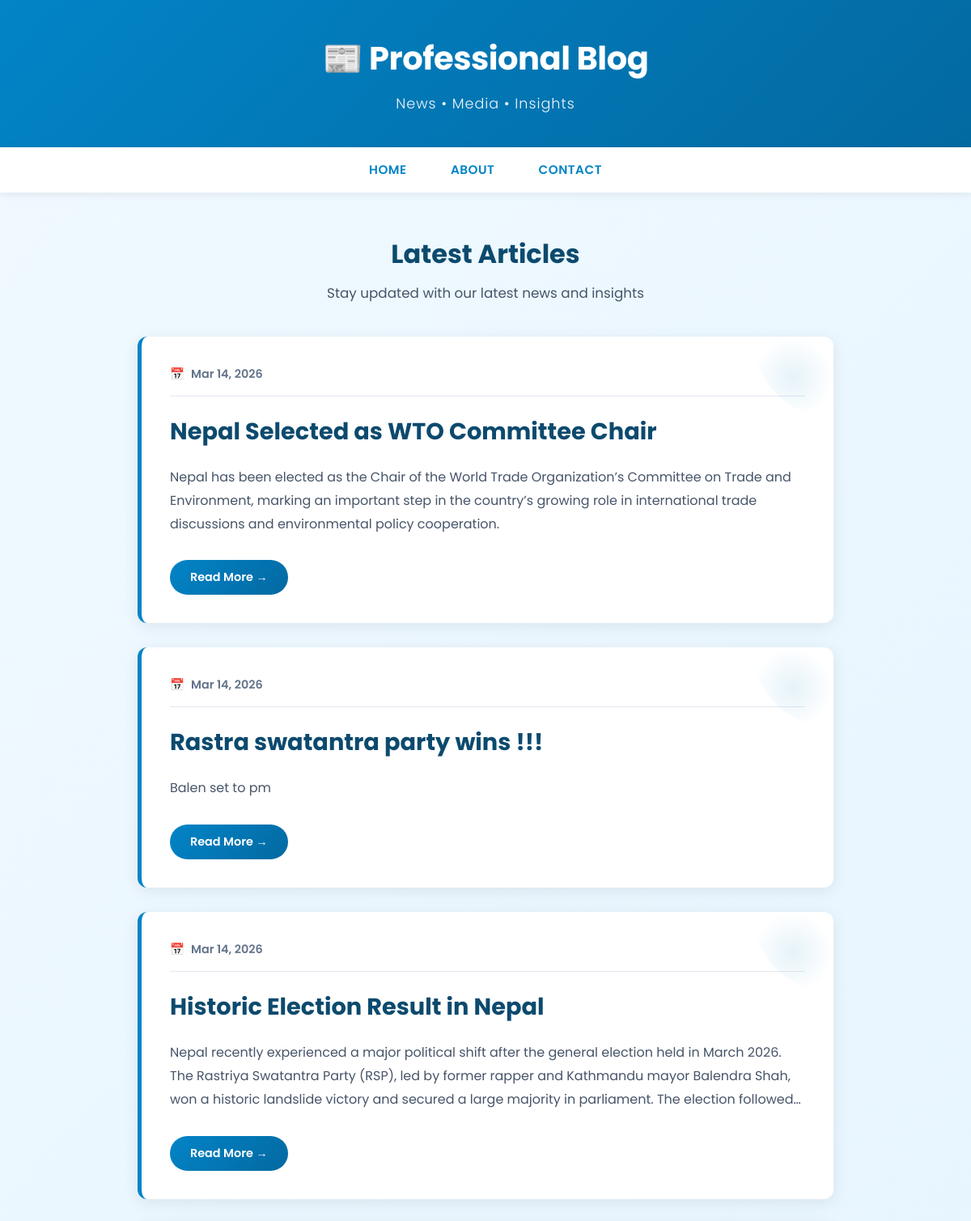
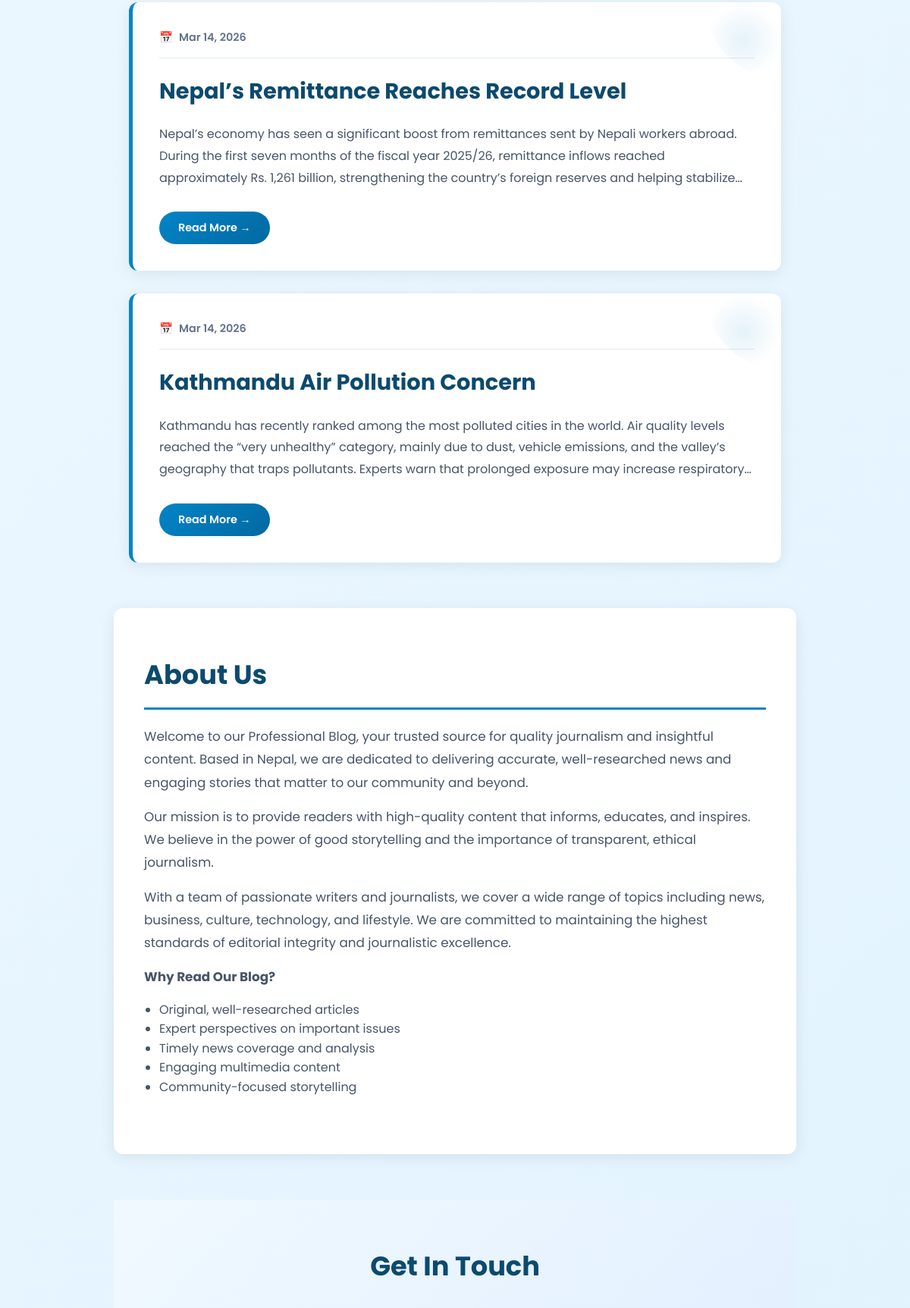
The page / (upper part) on the database its author committed (2 pictures, top to bottom).
### posts/models.py (models this page shows)
class Post(models.Model):
    title=models.CharField(max_length=100)
    body=models.CharField(max_length=1000000)
    created_at=models.DateTimeField(default=datetime.now, blank=True)

### posts/views.py (the view)
# urls.py: path('', views.Index, name='Index'),
def Index(request):
    posts=Post.objects.all()
    return render(request, 'Index.html', {'posts': posts})

### templates/Index.html (shortened to what this page needs)
<!DOCTYPE html>
<html lang="en">
<head>
</head>
<body>
<header>
    <h1>📰 Professional Blog</h1>
    <p>News • Media • Insights</p>
</header>
<nav>
    <a href="#home">Home</a>
    <a href="#about">About</a>
    <a href="#contact">Contact</a>
</nav>
<div class="container" id="home">
    <div class="posts-header">
        <h2>Latest Articles</h2>
        <p>Stay updated with our latest news and insights</p>
    </div>
    {% if posts %}
        {% for post in posts reversed %}
        <div class="post">
            <a class="post-link" href="/post/{{post.id}}/">
                <div class="post-meta">
                    <span class="post-date">{{ post.created_at|date:"M d, Y" }}</span>
                </div>
                <h2>{{ post.title }}</h2>
                <p class="post-excerpt">{{ post.body|truncatewords:50 }}</p>
                <span class="read-more">Read More →</span>
            </a>
        </div>
        {% endfor %}
    {% else %}
        <div class="no-posts">
            <h3>No Articles Yet</h3>
            <p>Check back soon for exciting news and updates!</p>
        </div>
    {% endif %}
</div>
<section id="about">
    <h2>About Us</h2>
    <p>Welcome to our Professional Blog, your trusted source for quality journalism and insightful content. Based in Nepal, we are dedicated to delivering accurate, well-researched news and engaging stories that matter to our community and beyond.</p>
    <p>Our mission is to provide readers with high-quality content that informs, educates, and inspires. We believe in the power of good storytelling and the importance of transparent, ethical journalism.</p>
    <p>With a team of passionate writers and journalists, we cover a wide range of topics including news, business, culture, technology, and lifestyle. We are committed to maintaining the highest standards of editorial integrity and journalistic excellence.</p>
    <p><strong>Why Read Our Blog?</strong></p>
    <ul style="color: #475569; margin: 15px 0; padding-left: 20px;">
        <li>Original, well-researched articles</li>
        <li>Expert perspectives on important issues</li>
        <li>Timely news coverage and analysis</li>
        <li>Engaging multimedia content</li>
        <li>Community-focused storytelling</li>
    </ul>
</section>
<section id="contact">
    <h2>Get In Touch</h2>
</section>
</body>
</html>

### templates/Index.html (style rules this page uses)
* { margin: 0; padding: 0; box-sizing: border-box; }
body { font-family: 'Poppins', sans-serif; background: linear-gradient(135deg, #f0f9ff 0%, #e0f2fe 100%); color: #1e293b; line-height: 1.6; min-height: 100vh; }
header { background: linear-gradient(135deg, #0284c7 0%, #0369a1 100%); color: white; padding: 40px 20px; text-align: center; box-shadow: 0 4px 15px rgba(0, 0, 0, 0.1); }
header h1 { font-size: 2.5em; font-weight: 700; margin-bottom: 10px; letter-spacing: -0.5px; }
header p { font-size: 1.1em; font-weight: 300; opacity: 0.95; letter-spacing: 1px; }
nav { background: rgba(255, 255, 255, 0.98); padding: 15px 0; text-align: center; position: sticky; top: 0; z-index: 100; box-shadow: 0 2px 10px rgba(0, 0, 0, 0.08); }
nav a { color: #0284c7; margin: 0 25px; text-decoration: none; font-weight: 600; transition: all 0.3s ease; font-size: 0.95em; text-transform: uppercase; letter-spacing: 0.5px; }
.container { max-width: 900px; margin: 50px auto; padding: 0 20px; }
.posts-header { margin-bottom: 40px; text-align: center; }
.posts-header h2 { font-size: 2em; color: #0c4a6e; margin-bottom: 10px; }
.posts-header p { color: #475569; font-size: 1.05em; }
.post { background: white; padding: 35px; margin-bottom: 30px; border-radius: 12px; box-shadow: 0 4px 20px rgba(0, 0, 0, 0.08); transition: all 0.4s cubic-bezier(0.25, 0.46, 0.45, 0.94); border-left: 5px solid #0284c7; position: relative; overflow: hidden; }
.post::before { content: ''; position: absolute; top: 0; right: 0; width: 100px; height: 100px; background: radial-gradient(circle, rgba(2, 132, 199, 0.1) 0%, transparent 70%); border-radius: 0 0 0 100%; }
.post-link { text-decoration: none; color: inherit; display: block; }
.post h2 { margin: 0 0 15px 0; color: #0c4a6e; font-size: 1.8em; font-weight: 700; transition: color 0.3s; }
.post-meta { display: flex; justify-content: space-between; align-items: center; margin-bottom: 20px; padding-bottom: 15px; border-bottom: 1px solid #e2e8f0; flex-wrap: wrap; gap: 10px; }
.post-date { color: #64748b; font-size: 0.9em; display: flex; align-items: center; font-weight: 600; }
.post-date::before { content: '📅'; margin-right: 8px; }
.post-excerpt { color: #475569; font-size: 1em; line-height: 1.8; margin: 20px 0; display: -webkit-box; -webkit-line-clamp: 3; -webkit-box-orient: vertical; overflow: hidden; }
.read-more { display: inline-block; background: linear-gradient(135deg, #0284c7 0%, #0369a1 100%); color: white; padding: 10px 25px; text-decoration: none; border-radius: 25px; font-weight: 600; font-size: 0.9em; transition: all 0.3s; margin-top: 10px; }
#about { background: white; padding: 60px 40px; margin: 60px auto; max-width: 900px; border-radius: 12px; box-shadow: 0 4px 20px rgba(0, 0, 0, 0.08); }
#about h2 { font-size: 2.2em; color: #0c4a6e; margin-bottom: 20px; border-bottom: 3px solid #0284c7; padding-bottom: 15px; }
#about p { color: #475569; font-size: 1.05em; line-height: 1.8; margin: 15px 0; }
#contact { background: linear-gradient(135deg, #f0f9ff 0%, #dbeafe 100%); padding: 60px 40px; margin: 60px auto; max-width: 900px; }
#contact h2 { font-size: 2.2em; color: #0c4a6e; margin-bottom: 30px; text-align: center; }

### rows shown on the page
Post: created_at "Mar 14, 2026", title "Nepal Selected as WTO Committee Chair", body "Nepal has been elected as the Chair of the World Trade Organization’s Committee on Trade and Environment, marking an important step in the country’s growing role in international trade discussions and environmental policy cooperation."
Post: created_at "Mar 14, 2026", title "Rastra swatantra party wins !!!", body "Balen set to pm"
Post: created_at "Mar 14, 2026", title "Historic Election Result in Nepal", body "Nepal recently experienced a major political shift after the general election held in March 2026. The Rastriya Swatantra Party (RSP), led by former rapper and Kathmandu mayor Balendra Shah, won a historic landslide victory and secured a large majority in parliament. The election…"
Post: created_at "Mar 14, 2026", title "Nepal’s Remittance Reaches Record Level", body "Nepal’s economy has seen a significant boost from remittances sent by Nepali workers abroad. During the first seven months of the fiscal year 2025/26, remittance inflows reached approximately Rs. 1,261 billion, strengthening the country’s foreign reserves and helping…"
Post: created_at "Mar 14, 2026", title "Kathmandu Air Pollution Concern", body "Kathmandu has recently ranked among the most polluted cities in the world. Air quality levels reached the “very unhealthy” category, mainly due to dust, vehicle emissions, and the valley’s geography that traps pollutants. Experts warn that prolonged exposure may increase…"
